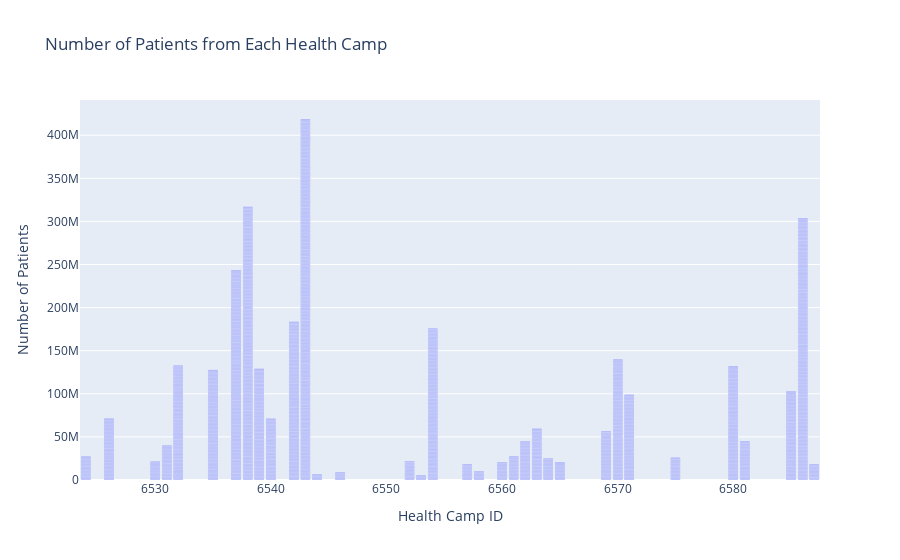

Here is the notebook cell this chart was saved with:
### Code cell
camp_patient_count = hea_ds.groupby('Health_Camp_ID')['Patient_ID'].count().reset_index()
# Create a bar chart
fig = px.bar(hea_ds, 
             x='Health_Camp_ID', 
             y='Patient_ID', 
             title='Number of Patients from Each Health Camp',
             labels={'Health_Camp_ID': 'Health Camp ID', 'Patient_ID': 'Number of Patients'},
            color_discrete_sequence=['blue'])
fig.show()

### Figure 1 — Plotly figure (JSON) as saved in the notebook; plotly's stock layout.template omitted (floating-point values rounded to 4 significant figures; data arrays with more than 128 entries replaced by an {"elided": "..."} marker saying what was removed)
{"data": [{"alignmentgroup": "True", "hovertemplate": "Health Camp ID=%{x}<br>Number of Patients=%{y}<extra></extra>", "legendgroup": "", "marker": {"color": "blue", "pattern": {"shape": ""}}, "name": "", "offsetgroup": "", "orientation": "v", "showlegend": false, "textposition": "auto", "type": "bar", "x": {"elided": "6218 int values"}, "xaxis": "x", "y": {"elided": "6218 int values"}, "yaxis": "y"}], "layout": {"barmode": "relative", "legend": {"tracegroupgap": 0}, "title": {"text": "Number of Patients from Each Health Camp"}, "xaxis": {"anchor": "y", "domain": [0, 1], "title": {"text": "Health Camp ID"}}, "yaxis": {"anchor": "x", "domain": [0, 1], "title": {"text": "Number of Patients"}}}}
